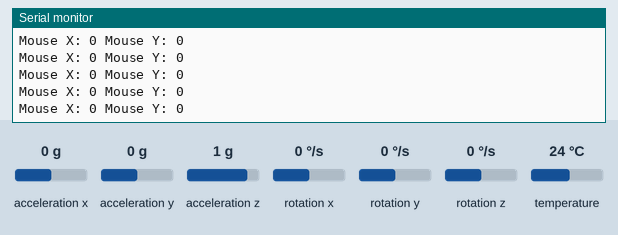
A sketch run on a simulated ESP32. Shown: the last lines printed to the serial monitor. The inputs (shaded band) are chosen by the test bench; at power-on: acceleration x 0 g, acceleration y 0 g, acceleration z 1 g, rotation x 0 °/s, rotation y 0 °/s, rotation z 0 °/s, temperature 24 °C. USB keyboard and mouse output is not drawn.

Above: at 1.2 s.
1.3 s: acceleration x set to -1.4 g
At 1.34 s:
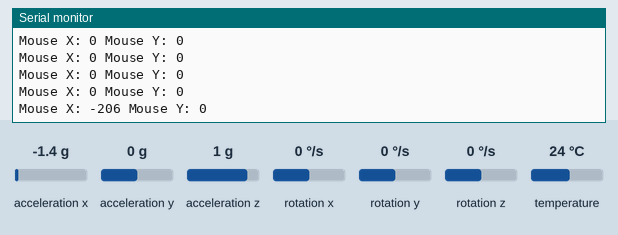
2.8 s: acceleration y set to -1.4 g
At 2.88 s:
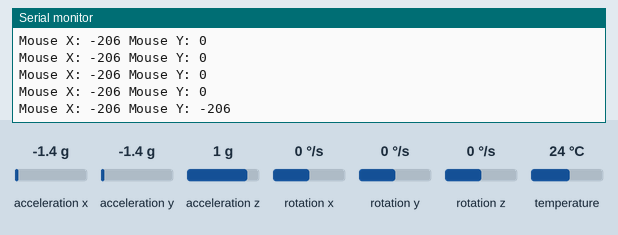
4.3 s: acceleration x set to -0.8 g
At 4.31 s:
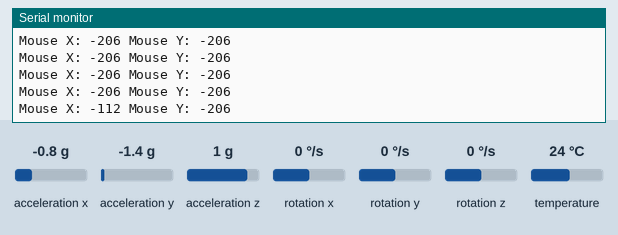
Timing chart, 0 to 7.3 s (numbered marks = the images above; inputs shaded):
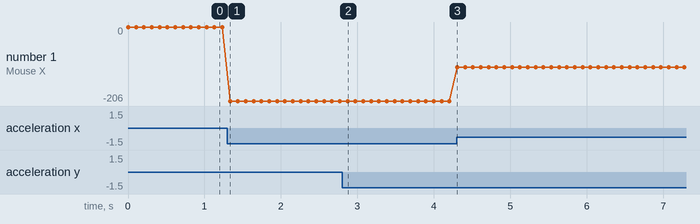

Measured:
- after the input at 1.3 s, the serial monitor: prints a new line at once (image 1)
- after the input at 2.8 s, the serial monitor: prints a new line after 0.07 s (image 2)
- after the input at 4.3 s, the serial monitor: prints a new line at once (image 3)
- plotted number 1: 0 → -206 after the input at 1.3 s, -206 → -112 after the input at 4.3 s

The sketch:

reciever.ino
```cpp
#include <NimBLEDevice.h>
#include <BleMouse.h>
#include <Wire.h>
#include <Adafruit_MPU6050.h>
#include <Adafruit_Sensor.h>

// Initialize the BLE Mouse and MPU6050
BleMouse bleMouse;
Adafruit_MPU6050 mpu;

void setup() {
  Serial.begin(115200);
  Serial.println("Starting BLE Mouse and MPU6050");

  // Start BLE Mouse
  bleMouse.begin();

  // Start MPU6050
  if (!mpu.begin()) {
    Serial.println("Failed to start MPU6050!");
    while (1);
  }

  mpu.setAccelerometerRange(MPU6050_RANGE_8_G);
  mpu.setGyroRange(MPU6050_RANGE_2000_DEG);
  mpu.setFilterBandwidth(MPU6050_BAND_21_HZ);
}

void loop() {
  if (bleMouse.isConnected()) {
    // Reading MPU6050 data
    sensors_event_t a, g, temp;
    mpu.getEvent(&a, &g, &temp);

    // Map accelerometer data to mouse movement (this is just an example)
    int16_t mouseX = map(a.acceleration.x, -8, 8, -127, 127);
    int16_t mouseY = map(a.acceleration.y, -8, 8, -127, 127);

    // Move the mouse
    bleMouse.move(mouseX, mouseY);

    // Print the values for debugging
    Serial.print("Mouse X: "); Serial.print(mouseX); Serial.print(" ");
    Serial.print("Mouse Y: "); Serial.println(mouseY);
  }
  delay(100);
}
```
